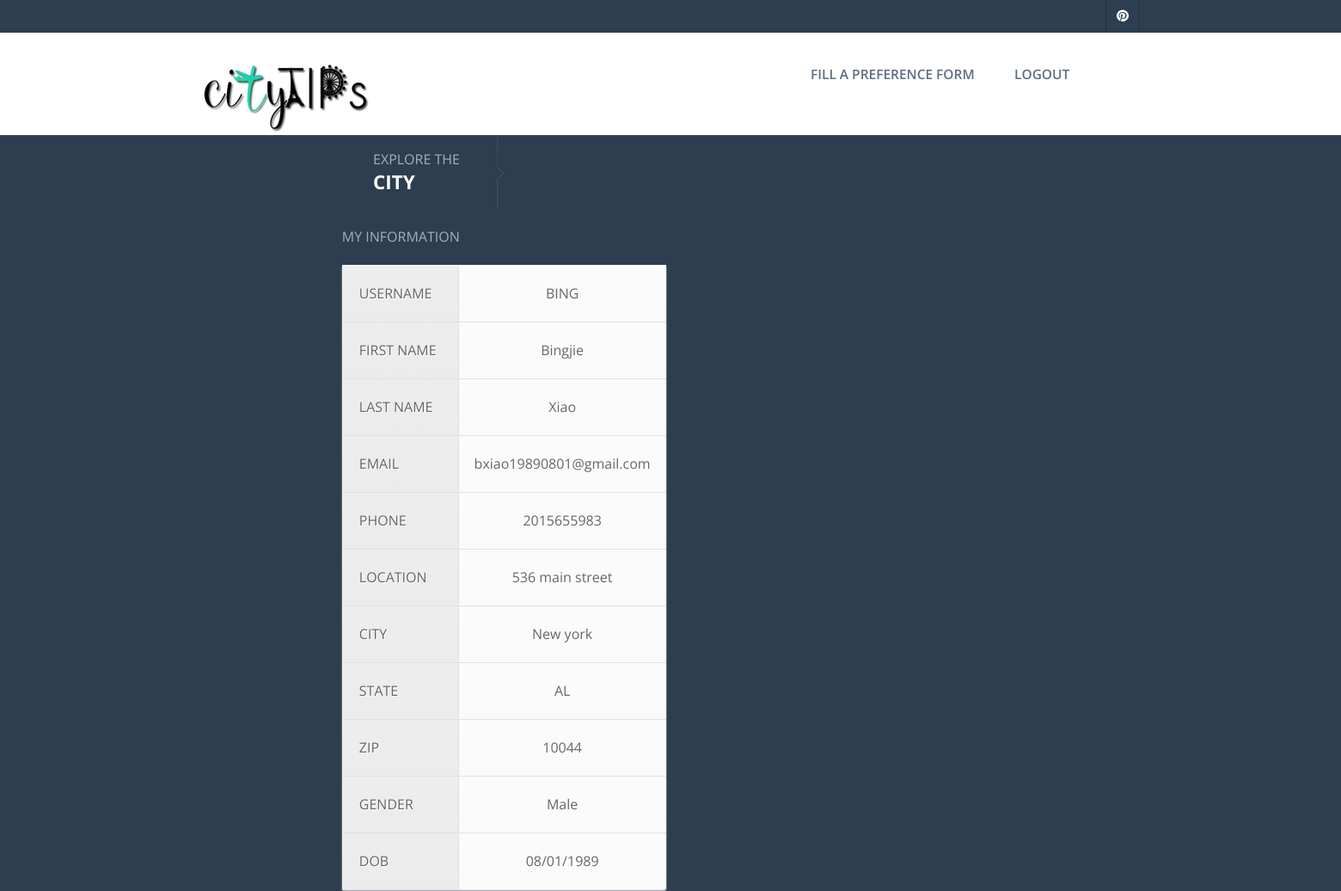
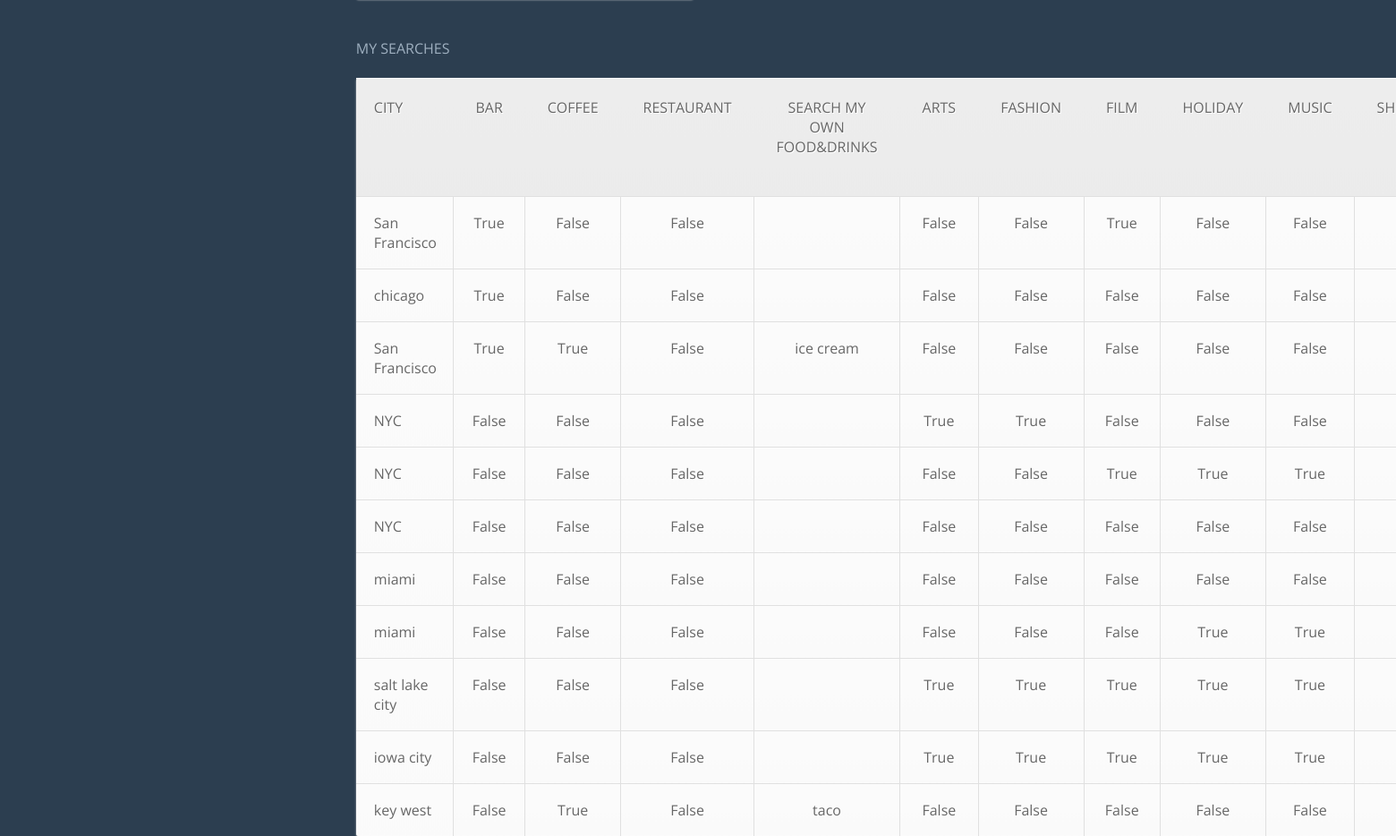
Screenshot of /userprofile/ (signed in) with the database file from the repository (2 pictures, top to bottom).
### tripplanner/models.py (models this page shows)
class Additional(models.Model):
    user=models.OneToOneField(User,primary_key=True)
    phone=models.CharField(max_length=100)
    location=models.CharField(max_length=100)
    city=models.CharField(max_length=100)
    country=models.CharField(max_length=100)
    zip=models.CharField(max_length=100)
    con_password=models.CharField(max_length=100)
    dob=models.CharField(max_length=100)
    gender=models.CharField(max_length=100)
    objects=AddManager()

class Search(models.Model):
    user=models.ForeignKey(User)
    city=models.CharField(max_length=100)
    bar=models.BooleanField(default=False)
    coffee=models.BooleanField(default=False)
    restaurant=models.BooleanField(default=False)
    food=models.CharField(max_length=100)
    art=models.BooleanField(default=False)
    fashion=models.BooleanField(default=False)
    film=models.BooleanField(default=False)
    holiday=models.BooleanField(default=False)
    music=models.BooleanField(default=False)
    shopping=models.BooleanField(default=False)
    sport=models.BooleanField(default=False)
    outdoor=models.BooleanField(default=False)
    acti=models.CharField(max_length=100)
    trend=models.BooleanField(default=False)
    objects=AddSearch()

### tripplanner/views.py (the view)
# urls.py: url(r'^userprofile/', 'tripplanner.views.get_userprofile',name='userprofile'),
def get_userprofile(request):
    if request.user.is_authenticated():
        u=Additional.objects.filter(user=request.user)[0]
        context_dic={'firstname':request.user.first_name,'lastname':request.user.last_name,'email':request.user.email,\
                     'phone':u.phone,'location':u.location,'username':request.user.username,'city':u.city,'country':u.country,\
                     'gender':u.gender,'dob':u.dob,'zip':u.zip}
        content_list=[]
        for s in Search.objects.filter(user=request.user):
            content_list.append({'city':s.city,'bar':s.bar,'coffee':s.coffee,'restaurant':s.restaurant,'food':s.food,\
                                 'art':s.art,'fashion':s.fashion,'film':s.film,'holiday':s.holiday,'music':s.music,\
                                 'shopping':s.shopping,'sports':s.sport,'outdoor':s.outdoor,'acti':s.acti,'trend':s.trend})
        context_dic['content_list']=content_list
    return render(request, 'story/userprofile.html',context_dic)

### tripplanner/templates/story/userprofile.html (shortened to what this page needs)
{% load staticfiles %}
<!DOCTYPE HTML>
<html>
	<head>
        <link href="{% static "bootstrap/css/mystyle.css"%}" rel='stylesheet' type='text/css' />
        <link href="{% static "bootstrap/css/style.css"%}" rel='stylesheet' type='text/css' />
		<link rel="stylesheet" href="{% static "bootstrap/css/jquery.bxslider.css" %}" type="text/css" />
	    <link rel="stylesheet" href="{% static "bootstrap/css/fwslider.css" %}" media="all">
		<link rel="stylesheet" href="{% static "bootstrap/css/jquery-ui.css" %}"/>
	</head>
	<body>
			<div class="top-header" id="header">
				<div class="wrap">
				<div class="top-header-right">
					<ul>
						<li><a class="pin" href="#"><span> </span></a></li>
					</ul>
				</div>
			</div>
			</div>
			<div class="header">
				<div class="wrap">
				<div class="logo">
					<a href="index.html"><img src="{% static "bootstrap/images/cityTipslogo.png" %}" title="cityTIPs" /></a>
				</div>
				<div class="top-nav">
						<ul class="flexy-menu thick orange">
							<li><a href="/your-search/">FILL A PREFERENCE FORM </a></li>
                            <li><a href="/logout/">LOGOUT</a></li>
						</ul>
				</div>
			</div>
		</div>
		<div class="find-place">
			<div class="wrap">
				<div class="p-h">
					<span>EXPLORE THE</span>
					<label>CITY</label>
				</div>
				<div class="p-ww">
                    <h1>MY INFORMATION</h1><br>
<table class="result-table">
     {% block content %}
  <tr>
    <th>USERNAME</th>
     <td data-th="USERNAME">{{username}}</td>
  </tr>
    <tr>
    <th>FIRST NAME</th>
    <td data-th="FIRST NAME">{{firstname}}</td>
        </tr>
    <tr>
    <th>LAST NAME</th>
 <td data-th="LAST NAME">{{lastname}}</td>
    </tr>
    <tr>
    <th>EMAIL</th>
   <td data-th="EMAIL">{{email}}</td>
    </tr>
    <tr>
    <th>PHONE</th>
   <td data-th="PHONE">{{phone}}</td>
    </tr>
    <tr>
    <th>LOCATION</th>
   <td data-th="LOCATION">{{location}}</td>
    </tr>
    <tr>
    <th>CITY</th>
    <td data-th="CITY">{{city}}</td>
    </tr>
    <tr>
    <th>STATE</th>
    <td data-th="STATE">{{country}}</td>
    </tr>
    <tr>
    <th>ZIP</th>
    <td data-th="ZIP">{{zip}}</td>
    </tr>
    <tr>
    <th>GENDER</th>
   <td data-th="GENDER">{{gender}}</td>
    </tr>
    <tr>
    <th>DOB</th>
   <td data-th="DOB">{{dob}}</td>
  </tr>
</table>
        <br><br>
<h4 align="left">MY SEARCHES</h4><br>
<table align="left" class="result-table">
  <tr>
    <th>CITY</th>
    <th>BAR</th>
    <th>COFFEE</th>
    <th>RESTAURANT</th>
    <th>SEARCH MY OWN FOOD&DRINKS</th>
    <th>ARTS</th>
    <th>FASHION</th>
    <th>FILM</th>
    <th>HOLIDAY</th>
    <th>MUSIC</th>
    <th>SHOPPING</th>
  </tr>
    {% for c in content_list %}
        <tr>
            <td data-th="CITY">{{c.city}}</td>
            <td data-th="BAR">{{c.bar}}</td>
            <td data-th="COFFEE">{{c.coffee}}</td>
            <td data-th="RESTAURANT">{{c.restaurant}}</td>
            <td data-th="SEARCH MY OWN FOOD&DRINKS">{{c.food}}</td>
            <td data-th="ARTS">{{c.art}}</td>
            <td data-th="FASHION">{{c.fashion}}</td>
            <td data-th="FILM">{{c.film}}</td>
            <td data-th="HOLIDAY">{{c.holiday}}</td>
            <td data-th="MUSIC">{{c.music}}</td>
            <td data-th="SHOPPING">{{c.shopping}}</td>
        </tr>
    {% endfor %}
</table>
<br><br>
    {% endblock%}
</table><br><br><br>
				</div>
			</div>
		</div>
	</body>
</html>

### rows the page displays
Search: city "San Francisco"
Search: city "chicago"
Search: city "San Francisco", food "ice cream"
Search: city "NYC"
Search: city "NYC"
Search: city "NYC"
Search: city "miami"
Search: city "miami"
Search: city "salt lake city"
Search: city "iowa city"
Search: city "key west", food "taco"

### other values shown
{{ username }} "BING"
{{ firstname }} "Bingjie"
{{ lastname }} "Xiao"
{{ email }} "bxiao19890801@gmail.com"
{{ c.bar }} "True" "True" "True" "False" "False" "False" "False" "False" "False" "False" "False"
{{ c.coffee }} "False" "False" "True" "False" "False" "False" "False" "False" "False" "False" "True"
{{ c.restaurant }} "False" "False" "False" "False" "False" "False" "False" "False" "False" "False" "False"
{{ c.art }} "False" "False" "False" "True" "False" "False" "False" "False" "True" "True" "False"
{{ c.fashion }} "False" "False" "False" "True" "False" "False" "False" "False" "True" "True" "False"
{{ c.film }} "True" "False" "False" "False" "True" "False" "False" "False" "True" "True" "False"
{{ c.holiday }} "False" "False" "False" "False" "True" "False" "False" "True" "True" "True" "False"
{{ c.music }} "False" "False" "False" "False" "True" "False" "False" "True" "True" "True" "False"
